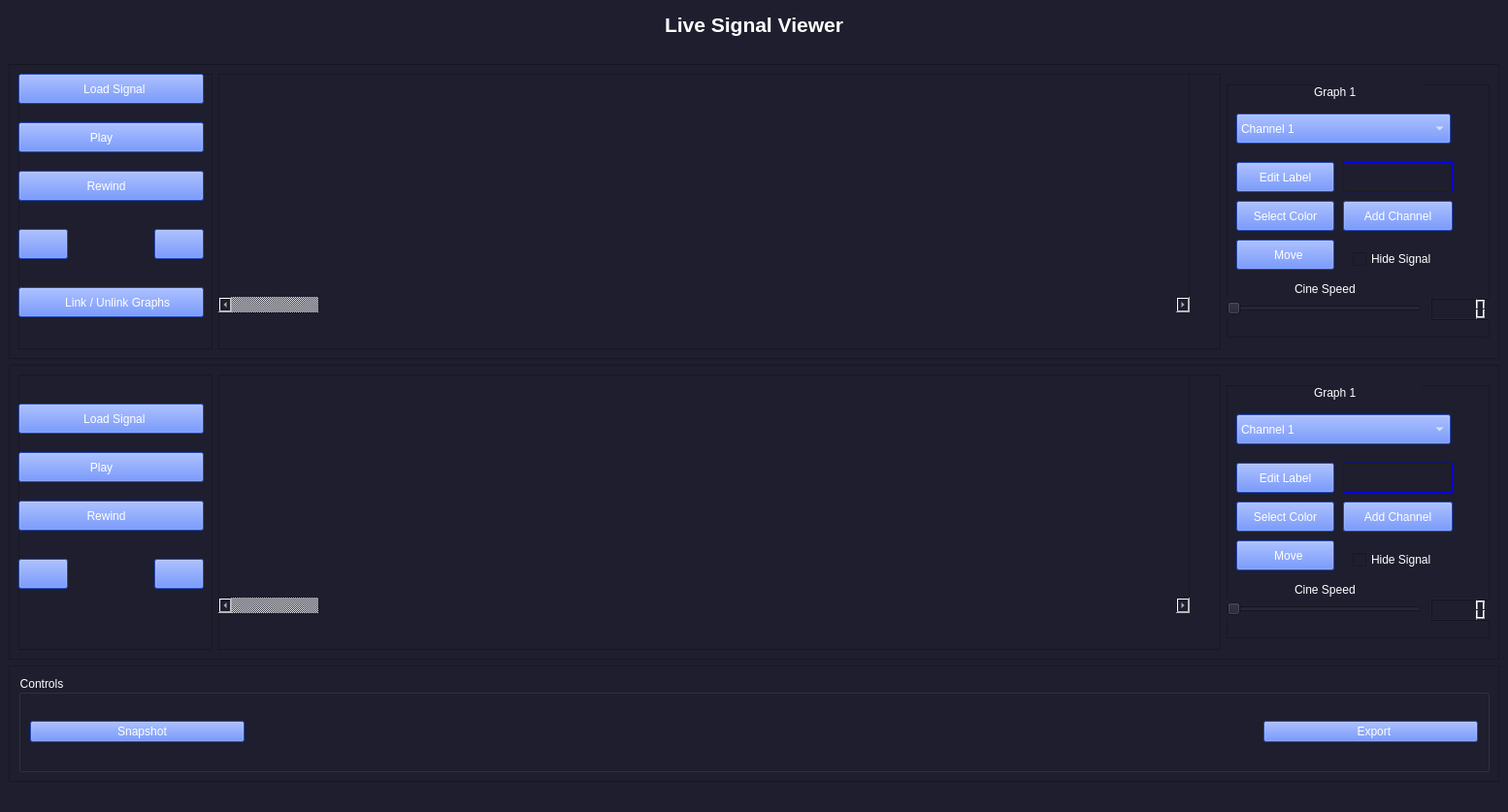
<?xml version="1.0" encoding="UTF-8"?>
<ui version="4.0">
 <class>MainWindow</class>
 <widget class="QMainWindow" name="MainWindow">
  <property name="geometry">
   <rect>
    <x>0</x>
    <y>0</y>
    <width>1554</width>
    <height>837</height>
   </rect>
  </property>
  <property name="minimumSize">
   <size>
    <width>641</width>
    <height>300</height>
   </size>
  </property>
  <property name="windowTitle">
   <string>MainWindow</string>
  </property>
  <property name="styleSheet">
   <string notr="true">background-color: #1e1e2f;
color:white;</string>
  </property>
  <widget class="QWidget" name="centralwidget">
   <property name="minimumSize">
    <size>
     <width>641</width>
     <height>300</height>
    </size>
   </property>
   <layout class="QGridLayout" name="gridLayout">
    <item row="2" column="0">
     <layout class="QVBoxLayout" name="verticalLayout">
      <item>
       <widget class="QFrame" name="frame">
        <property name="minimumSize">
         <size>
          <width>0</width>
          <height>251</height>
         </size>
        </property>
        <property name="maximumSize">
         <size>
          <width>16777215</width>
          <height>800</height>
         </size>
        </property>
        <property name="frameShape">
         <enum>QFrame::StyledPanel</enum>
        </property>
        <property name="frameShadow">
         <enum>QFrame::Raised</enum>
        </property>
        <layout class="QHBoxLayout" name="horizontalLayout_2">
         <item>
          <widget class="QFrame" name="frame_4">
           <property name="maximumSize">
            <size>
             <width>200</width>
             <height>16777215</height>
            </size>
           </property>
           <property name="frameShape">
            <enum>QFrame::StyledPanel</enum>
           </property>
           <property name="frameShadow">
            <enum>QFrame::Raised</enum>
           </property>
           <widget class="QPushButton" name="ZoomInTop">
            <property name="geometry">
             <rect>
              <x>140</x>
              <y>160</y>
              <width>51</width>
              <height>31</height>
             </rect>
            </property>
            <property name="styleSheet">
             <string notr="true">background-color:#3366ff;</string>
            </property>
            <property name="text">
             <string/>
            </property>
            <property name="icon">
             <iconset>
              <normaloff>Assets/zoomin.png</normaloff>Assets/zoomin.png</iconset>
            </property>
           </widget>
           <widget class="QPushButton" name="pushButton_8">
            <property name="geometry">
             <rect>
              <x>0</x>
              <y>50</y>
              <width>191</width>
              <height>31</height>
             </rect>
            </property>
            <property name="styleSheet">
             <string notr="true">background-color:#3366ff;</string>
            </property>
            <property name="text">
             <string>   Play         </string>
            </property>
            <property name="icon">
             <iconset>
              <normaloff>Assets/pause-play.png</normaloff>Assets/pause-play.png</iconset>
            </property>
           </widget>
           <widget class="QPushButton" name="ZoomOutTop">
            <property name="geometry">
             <rect>
              <x>0</x>
              <y>160</y>
              <width>51</width>
              <height>31</height>
             </rect>
            </property>
            <property name="styleSheet">
             <string notr="true">background-color:#3366ff;</string>
            </property>
            <property name="text">
             <string/>
            </property>
            <property name="icon">
             <iconset>
              <normaloff>Assets/zoom-out.png</normaloff>Assets/zoom-out.png</iconset>
            </property>
           </widget>
           <widget class="QPushButton" name="pushButton_9">
            <property name="geometry">
             <rect>
              <x>0</x>
              <y>100</y>
              <width>191</width>
              <height>31</height>
             </rect>
            </property>
            <property name="styleSheet">
             <string notr="true">background-color:#3366ff;</string>
            </property>
            <property name="text">
             <string>  Rewind     </string>
            </property>
            <property name="icon">
             <iconset>
              <normaloff>Assets/rewind.png</normaloff>Assets/rewind.png</iconset>
            </property>
           </widget>
           <widget class="QPushButton" name="pushButton_16">
            <property name="geometry">
             <rect>
              <x>0</x>
              <y>0</y>
              <width>191</width>
              <height>31</height>
             </rect>
            </property>
            <property name="styleSheet">
             <string notr="true">background-color:#3366ff;</string>
            </property>
            <property name="text">
             <string>  Load Signal</string>
            </property>
            <property name="icon">
             <iconset>
              <normaloff>Assets/load1.png</normaloff>Assets/load1.png</iconset>
            </property>
           </widget>
           <widget class="QPushButton" name="pushButton_10">
            <property name="geometry">
             <rect>
              <x>0</x>
              <y>220</y>
              <width>191</width>
              <height>31</height>
             </rect>
            </property>
            <property name="styleSheet">
             <string notr="true">background-color:#3366ff;</string>
            </property>
            <property name="text">
             <string>    Link / Unlink Graphs</string>
            </property>
            <property name="icon">
             <iconset>
              <normaloff>Assets/link1.png</normaloff>Assets/link1.png</iconset>
            </property>
           </widget>
          </widget>
         </item>
         <item>
          <widget class="QFrame" name="frame_5">
           <property name="minimumSize">
            <size>
             <width>0</width>
             <height>231</height>
            </size>
           </property>
           <property name="frameShape">
            <enum>QFrame::StyledPanel</enum>
           </property>
           <property name="frameShadow">
            <enum>QFrame::Raised</enum>
           </property>
           <widget class="PlotWidget" name="graphicsView">
            <property name="geometry">
             <rect>
              <x>0</x>
              <y>0</y>
              <width>1001</width>
              <height>231</height>
             </rect>
            </property>
            <property name="minimumSize">
             <size>
              <width>501</width>
              <height>231</height>
             </size>
            </property>
           </widget>
           <widget class="QScrollBar" name="horizontalScrollBar">
            <property name="enabled">
             <bool>false</bool>
            </property>
            <property name="geometry">
             <rect>
              <x>0</x>
              <y>230</y>
              <width>1001</width>
              <height>16</height>
             </rect>
            </property>
            <property name="orientation">
             <enum>Qt::Horizontal</enum>
            </property>
           </widget>
          </widget>
         </item>
         <item>
          <widget class="QFrame" name="frame_6">
           <property name="maximumSize">
            <size>
             <width>271</width>
             <height>261</height>
            </size>
           </property>
           <property name="frameShape">
            <enum>QFrame::StyledPanel</enum>
           </property>
           <property name="frameShadow">
            <enum>QFrame::Raised</enum>
           </property>
           <widget class="QLineEdit" name="lineEdit">
            <property name="geometry">
             <rect>
              <x>120</x>
              <y>80</y>
              <width>113</width>
              <height>31</height>
             </rect>
            </property>
            <property name="styleSheet">
             <string notr="true">border: 1px solid blue
;</string>
            </property>
            <property name="text">
             <string/>
            </property>
           </widget>
           <widget class="QComboBox" name="comboBox_3">
            <property name="geometry">
             <rect>
              <x>10</x>
              <y>30</y>
              <width>221</width>
              <height>31</height>
             </rect>
            </property>
            <property name="styleSheet">
             <string notr="true">background-color:#3366ff;</string>
            </property>
            <item>
             <property name="text">
              <string>Channel 1</string>
             </property>
            </item>
           </widget>
           <widget class="QPushButton" name="pushButton_13">
            <property name="geometry">
             <rect>
              <x>10</x>
              <y>80</y>
              <width>101</width>
              <height>31</height>
             </rect>
            </property>
            <property name="styleSheet">
             <string notr="true">background-color:#3366ff;</string>
            </property>
            <property name="text">
             <string>Edit Label</string>
            </property>
           </widget>
           <widget class="QLCDNumber" name="lcdNumber">
            <property name="geometry">
             <rect>
              <x>210</x>
              <y>220</y>
              <width>64</width>
              <height>23</height>
             </rect>
            </property>
           </widget>
           <widget class="QSlider" name="horizontalSlider">
            <property name="geometry">
             <rect>
              <x>0</x>
              <y>220</y>
              <width>201</width>
              <height>21</height>
             </rect>
            </property>
            <property name="orientation">
             <enum>Qt::Horizontal</enum>
            </property>
           </widget>
           <widget class="QPushButton" name="pushButton_19">
            <property name="geometry">
             <rect>
              <x>10</x>
              <y>120</y>
              <width>101</width>
              <height>31</height>
             </rect>
            </property>
            <property name="styleSheet">
             <string notr="true">background-color:#3366ff;</string>
            </property>
            <property name="text">
             <string>Select Color</string>
            </property>
           </widget>
           <widget class="QLabel" name="label">
            <property name="geometry">
             <rect>
              <x>70</x>
              <y>200</y>
              <width>111</width>
              <height>21</height>
             </rect>
            </property>
            <property name="text">
             <string>Cine Speed</string>
            </property>
           </widget>
           <widget class="QPushButton" name="pushButton_30">
            <property name="geometry">
             <rect>
              <x>10</x>
              <y>160</y>
              <width>101</width>
              <height>31</height>
             </rect>
            </property>
            <property name="styleSheet">
             <string notr="true">background-color:#3366ff;</string>
            </property>
            <property name="text">
             <string>  Move</string>
            </property>
            <property name="icon">
             <iconset>
              <normaloff>Assets/move-to.png</normaloff>Assets/move-to.png</iconset>
            </property>
           </widget>
           <widget class="QPushButton" name="pushButton_20">
            <property name="geometry">
             <rect>
              <x>120</x>
              <y>120</y>
              <width>113</width>
              <height>31</height>
             </rect>
            </property>
            <property name="styleSheet">
             <string notr="true">background-color:#3366ff;</string>
            </property>
            <property name="text">
             <string>Add Channel</string>
            </property>
           </widget>
           <widget class="QLabel" name="label_3">
            <property name="geometry">
             <rect>
              <x>90</x>
              <y>0</y>
              <width>111</width>
              <height>16</height>
             </rect>
            </property>
            <property name="text">
             <string>Graph 1</string>
            </property>
           </widget>
           <widget class="QCheckBox" name="checkBox_2">
            <property name="geometry">
             <rect>
              <x>130</x>
              <y>170</y>
              <width>111</width>
              <height>20</height>
             </rect>
            </property>
            <property name="text">
             <string>Hide Signal</string>
            </property>
           </widget>
          </widget>
         </item>
        </layout>
       </widget>
      </item>
      <item>
       <widget class="QFrame" name="frame_2">
        <property name="minimumSize">
         <size>
          <width>0</width>
          <height>251</height>
         </size>
        </property>
        <property name="maximumSize">
         <size>
          <width>16777215</width>
          <height>800</height>
         </size>
        </property>
        <property name="frameShape">
         <enum>QFrame::StyledPanel</enum>
        </property>
        <property name="frameShadow">
         <enum>QFrame::Raised</enum>
        </property>
        <layout class="QHBoxLayout" name="horizontalLayout_6">
         <item>
          <widget class="QFrame" name="frame_16">
           <property name="maximumSize">
            <size>
             <width>200</width>
             <height>16777215</height>
            </size>
           </property>
           <property name="frameShape">
            <enum>QFrame::StyledPanel</enum>
           </property>
           <property name="frameShadow">
            <enum>QFrame::Raised</enum>
           </property>
           <widget class="QPushButton" name="pushButton_11">
            <property name="geometry">
             <rect>
              <x>0</x>
              <y>130</y>
              <width>191</width>
              <height>31</height>
             </rect>
            </property>
            <property name="styleSheet">
             <string notr="true">background-color:#3366ff;</string>
            </property>
            <property name="text">
             <string>  Rewind     </string>
            </property>
            <property name="icon">
             <iconset>
              <normaloff>Assets/rewind.png</normaloff>Assets/rewind.png</iconset>
            </property>
           </widget>
           <widget class="QPushButton" name="pushButton_12">
            <property name="geometry">
             <rect>
              <x>0</x>
              <y>80</y>
              <width>191</width>
              <height>31</height>
             </rect>
            </property>
            <property name="styleSheet">
             <string notr="true">background-color:#3366ff;</string>
            </property>
            <property name="text">
             <string>   Play         </string>
            </property>
            <property name="icon">
             <iconset>
              <normaloff>Assets/pause-play.png</normaloff>Assets/pause-play.png</iconset>
            </property>
           </widget>
           <widget class="QPushButton" name="ZoomOutTop_2">
            <property name="geometry">
             <rect>
              <x>0</x>
              <y>190</y>
              <width>51</width>
              <height>31</height>
             </rect>
            </property>
            <property name="styleSheet">
             <string notr="true">background-color:#3366ff;</string>
            </property>
            <property name="text">
             <string/>
            </property>
            <property name="icon">
             <iconset>
              <normaloff>Assets/zoom-out.png</normaloff>Assets/zoom-out.png</iconset>
            </property>
           </widget>
           <widget class="QPushButton" name="pushButton_17">
            <property name="geometry">
             <rect>
              <x>0</x>
              <y>30</y>
              <width>191</width>
              <height>31</height>
             </rect>
            </property>
            <property name="styleSheet">
             <string notr="true">background-color:#3366ff;</string>
            </property>
            <property name="text">
             <string>  Load Signal</string>
            </property>
            <property name="icon">
             <iconset>
              <normaloff>Assets/load1.png</normaloff>Assets/load1.png</iconset>
            </property>
           </widget>
           <widget class="QPushButton" name="ZoomInTop_2">
            <property name="geometry">
             <rect>
              <x>140</x>
              <y>190</y>
              <width>51</width>
              <height>31</height>
             </rect>
            </property>
            <property name="styleSheet">
             <string notr="true">background-color:#3366ff;</string>
            </property>
            <property name="text">
             <string/>
            </property>
            <property name="icon">
             <iconset>
              <normaloff>Assets/zoomin.png</normaloff>Assets/zoomin.png</iconset>
            </property>
           </widget>
          </widget>
         </item>
         <item>
          <widget class="QFrame" name="frame_17">
           <property name="frameShape">
            <enum>QFrame::StyledPanel</enum>
           </property>
           <property name="frameShadow">
            <enum>QFrame::Raised</enum>
           </property>
           <widget class="PlotWidget" name="graphicsView_2">
            <property name="geometry">
             <rect>
              <x>0</x>
              <y>0</y>
              <width>1001</width>
              <height>231</height>
             </rect>
            </property>
            <property name="minimumSize">
             <size>
              <width>501</width>
              <height>231</height>
             </size>
            </property>
           </widget>
           <widget class="QScrollBar" name="horizontalScrollBar_2">
            <property name="enabled">
             <bool>false</bool>
            </property>
            <property name="geometry">
             <rect>
              <x>0</x>
              <y>230</y>
              <width>1001</width>
              <height>16</height>
             </rect>
            </property>
            <property name="orientation">
             <enum>Qt::Horizontal</enum>
            </property>
           </widget>
          </widget>
         </item>
         <item>
          <widget class="QFrame" name="frame_18">
           <property name="maximumSize">
            <size>
             <width>271</width>
             <height>261</height>
            </size>
           </property>
           <property name="frameShape">
            <enum>QFrame::StyledPanel</enum>
           </property>
           <property name="frameShadow">
            <enum>QFrame::Raised</enum>
           </property>
           <widget class="QPushButton" name="pushButton_21">
            <property name="geometry">
             <rect>
              <x>10</x>
              <y>120</y>
              <width>101</width>
              <height>31</height>
             </rect>
            </property>
            <property name="styleSheet">
             <string notr="true">background-color:#3366ff;</string>
            </property>
            <property name="text">
             <string>Select Color</string>
            </property>
           </widget>
           <widget class="QSlider" name="horizontalSlider_2">
            <property name="geometry">
             <rect>
              <x>0</x>
              <y>220</y>
              <width>201</width>
              <height>21</height>
             </rect>
            </property>
            <property name="orientation">
             <enum>Qt::Horizontal</enum>
            </property>
           </widget>
           <widget class="QCheckBox" name="checkBox_3">
            <property name="geometry">
             <rect>
              <x>130</x>
              <y>170</y>
              <width>111</width>
              <height>20</height>
             </rect>
            </property>
            <property name="text">
             <string>Hide Signal</string>
            </property>
           </widget>
           <widget class="QPushButton" name="pushButton_22">
            <property name="geometry">
             <rect>
              <x>120</x>
              <y>120</y>
              <width>113</width>
              <height>31</height>
             </rect>
            </property>
            <property name="styleSheet">
             <string notr="true">background-color:#3366ff;</string>
            </property>
            <property name="text">
             <string>Add Channel</string>
            </property>
           </widget>
           <widget class="QComboBox" name="comboBox_4">
            <property name="geometry">
             <rect>
              <x>10</x>
              <y>30</y>
              <width>221</width>
              <height>31</height>
             </rect>
            </property>
            <property name="styleSheet">
             <string notr="true">background-color:#3366ff;</string>
            </property>
            <item>
             <property name="text">
              <string>Channel 1</string>
             </property>
            </item>
           </widget>
           <widget class="QLabel" name="label_4">
            <property name="geometry">
             <rect>
              <x>90</x>
              <y>0</y>
              <width>111</width>
              <height>16</height>
             </rect>
            </property>
            <property name="text">
             <string>Graph 1</string>
            </property>
           </widget>
           <widget class="QLCDNumber" name="lcdNumber_2">
            <property name="geometry">
             <rect>
              <x>210</x>
              <y>220</y>
              <width>64</width>
              <height>23</height>
             </rect>
            </property>
           </widget>
           <widget class="QPushButton" name="pushButton_31">
            <property name="geometry">
             <rect>
              <x>10</x>
              <y>160</y>
              <width>101</width>
              <height>31</height>
             </rect>
            </property>
            <property name="styleSheet">
             <string notr="true">background-color:#3366ff;</string>
            </property>
            <property name="text">
             <string>  Move</string>
            </property>
            <property name="icon">
             <iconset>
              <normaloff>Assets/move-to.png</normaloff>Assets/move-to.png</iconset>
            </property>
           </widget>
           <widget class="QLabel" name="label_2">
            <property name="geometry">
             <rect>
              <x>70</x>
              <y>200</y>
              <width>111</width>
              <height>21</height>
             </rect>
            </property>
            <property name="text">
             <string>Cine Speed</string>
            </property>
           </widget>
           <widget class="QLineEdit" name="lineEdit_2">
            <property name="geometry">
             <rect>
              <x>120</x>
              <y>80</y>
              <width>113</width>
              <height>31</height>
             </rect>
            </property>
            <property name="styleSheet">
             <string notr="true">border: 1px solid blue
;</string>
            </property>
            <property name="text">
             <string/>
            </property>
           </widget>
           <widget class="QPushButton" name="pushButton_14">
            <property name="geometry">
             <rect>
              <x>10</x>
              <y>80</y>
              <width>101</width>
              <height>31</height>
             </rect>
            </property>
            <property name="styleSheet">
             <string notr="true">background-color:#3366ff;</string>
            </property>
            <property name="text">
             <string>Edit Label</string>
            </property>
           </widget>
          </widget>
         </item>
        </layout>
       </widget>
      </item>
      <item>
       <widget class="QFrame" name="frame_3">
        <property name="minimumSize">
         <size>
          <width>0</width>
          <height>100</height>
         </size>
        </property>
        <property name="maximumSize">
         <size>
          <width>16777215</width>
          <height>120</height>
         </size>
        </property>
        <property name="frameShape">
         <enum>QFrame::StyledPanel</enum>
        </property>
        <property name="frameShadow">
         <enum>QFrame::Raised</enum>
        </property>
        <layout class="QHBoxLayout" name="horizontalLayout_3">
         <item>
          <widget class="QGroupBox" name="groupBox_2">
           <property name="title">
            <string>Controls</string>
           </property>
           <layout class="QHBoxLayout" name="horizontalLayout">
            <item>
             <widget class="QPushButton" name="pushButton_25">
              <property name="minimumSize">
               <size>
                <width>221</width>
                <height>0</height>
               </size>
              </property>
              <property name="maximumSize">
               <size>
                <width>221</width>
                <height>16777215</height>
               </size>
              </property>
              <property name="styleSheet">
               <string notr="true">background-color:#3366ff;</string>
              </property>
              <property name="text">
               <string>   Snapshot</string>
              </property>
              <property name="icon">
               <iconset>
                <normaloff>Assets/snap1.png</normaloff>Assets/snap1.png</iconset>
              </property>
             </widget>
            </item>
            <item>
             <spacer name="horizontalSpacer">
              <property name="orientation">
               <enum>Qt::Horizontal</enum>
              </property>
              <property name="sizeHint" stdset="0">
               <size>
                <width>40</width>
                <height>20</height>
               </size>
              </property>
             </spacer>
            </item>
            <item>
             <widget class="QPushButton" name="pushButton_24">
              <property name="minimumSize">
               <size>
                <width>221</width>
                <height>0</height>
               </size>
              </property>
              <property name="maximumSize">
               <size>
                <width>221</width>
                <height>16777215</height>
               </size>
              </property>
              <property name="styleSheet">
               <string notr="true">background-color:#3366ff;</string>
              </property>
              <property name="text">
               <string>  Export</string>
              </property>
              <property name="icon">
               <iconset>
                <normaloff>Assets/export.png</normaloff>Assets/export.png</iconset>
              </property>
             </widget>
            </item>
           </layout>
          </widget>
         </item>
        </layout>
       </widget>
      </item>
     </layout>
    </item>
    <item row="1" column="0" alignment="Qt::AlignHCenter">
     <widget class="QTextBrowser" name="textBrowser">
      <property name="minimumSize">
       <size>
        <width>200</width>
        <height>51</height>
       </size>
      </property>
      <property name="maximumSize">
       <size>
        <width>341</width>
        <height>51</height>
       </size>
      </property>
      <property name="styleSheet">
       <string notr="true">border:none;</string>
      </property>
      <property name="html">
       <string>&lt;!DOCTYPE HTML PUBLIC &quot;-//W3C//DTD HTML 4.0//EN&quot; &quot;http://www.w3.org/TR/REC-html40/strict.dtd&quot;&gt;
&lt;html&gt;&lt;head&gt;&lt;meta name=&quot;qrichtext&quot; content=&quot;1&quot; /&gt;&lt;style type=&quot;text/css&quot;&gt;
p, li { white-space: pre-wrap; }
&lt;/style&gt;&lt;/head&gt;&lt;body style=&quot; font-family:'MS Shell Dlg 2'; font-size:7.8pt; font-weight:400; font-style:normal;&quot;&gt;
&lt;p align=&quot;center&quot; style=&quot; margin-top:0px; margin-bottom:0px; margin-left:0px; margin-right:0px; -qt-block-indent:0; text-indent:0px;&quot;&gt;&lt;span style=&quot; font-size:16pt; font-weight:600;&quot;&gt;Live Signal Viewer&lt;/span&gt;&lt;/p&gt;&lt;/body&gt;&lt;/html&gt;</string>
      </property>
     </widget>
    </item>
   </layout>
  </widget>
  <widget class="QMenuBar" name="menubar">
   <property name="geometry">
    <rect>
     <x>0</x>
     <y>0</y>
     <width>1554</width>
     <height>26</height>
    </rect>
   </property>
  </widget>
  <widget class="QStatusBar" name="statusbar"/>
 </widget>
 <customwidgets>
  <customwidget>
   <class>PlotWidget</class>
   <extends>QGraphicsView</extends>
   <header>pyqtgraph</header>
   <container>1</container>
  </customwidget>
 </customwidgets>
 <resources/>
 <connections>
  <connection>
   <sender>horizontalSlider</sender>
   <signal>valueChanged(int)</signal>
   <receiver>lcdNumber</receiver>
   <slot>display(int)</slot>
   <hints>
    <hint type="sourcelabel">
     <x>1432</x>
     <y>335</y>
    </hint>
    <hint type="destinationlabel">
     <x>1572</x>
     <y>342</y>
    </hint>
   </hints>
  </connection>
  <connection>
   <sender>horizontalSlider_2</sender>
   <signal>valueChanged(int)</signal>
   <receiver>lcdNumber_2</receiver>
   <slot>display(int)</slot>
   <hints>
    <hint type="sourcelabel">
     <x>1508</x>
     <y>617</y>
    </hint>
    <hint type="destinationlabel">
     <x>1565</x>
     <y>616</y>
    </hint>
   </hints>
  </connection>
 </connections>
</ui>
